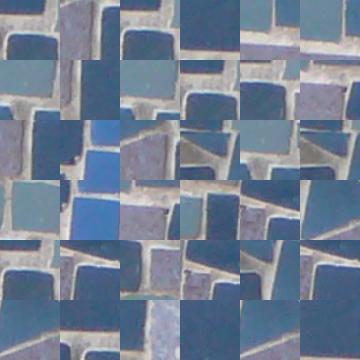
#> input picture assets/quilt_random.jpg, 360 x 360 px
$ python seam_finding.py --file ../assets/quilt_random.jpg --outsize 100 --patch_size 100
#> lines starting #> are read from the running program, lines starting #| are printed output that depends on the picture
### image_quilting/Quilting.py
from PIL import Image, ImageChops
import random
import numpy as np
from functools import wraps
from time import time


# [10 lines left out: function timeit, not called in this run]


class Quilt:
  def __init__(self, texture_path: str, target_path=None, patch_size=None, output_size=None, alpha=0.5):
#> called with texture_path = '../assets/quilt_random.jpg', patch_size = 120, output_size = 100, alpha = 0.5
    self.texture_image = Image.open(texture_path).convert('RGB')
#> self.texture_image is the input picture: PIL image 360x360 RGB; mean R, G, B 115.5, 129, 147.7
    self.texture_path = texture_path
    if target_path:
      self.target_image = Image.open(target_path)
    self.output_size = (output_size, output_size) if output_size else self.target_image.size
    self.output_image = Image.new('RGB', size=self.output_size)
#> self.output_image: PIL image 100x100 RGB; every value is 0
    self.patch_size = patch_size if patch_size else 50
    self.overlap = int(self.patch_size / 3)
    self.full_length = self.patch_size + self.overlap * 2
    self.ALPHA = alpha

  # [79 lines left out: functions get_random_texture_patch, patch_difference, find_path_matrix, find_mask, get_seam_merged, not called in this run]

  def save_output(self):
    self.output_image.save(self.texture_path[:-4] + '_' + str(random.randrange(0, 1000)))

### image_quilting/seam_finding.py
import random
import argparse
from image_quilting.Quilting import Quilt


class SeamFining(Quilt):
  def __init__(self, sample: str, outsize: int, patch_size: int):
    Quilt.__init__(self, texture_path=sample, output_size=outsize, patch_size=patch_size)

  def get_patch_by_similarity(self, patch, patch2=None):
    size = patch.size
    size_returned = self.patch_size + 2 * self.overlap
    min_difference = -1
    min_point = ()
    for _ in range(30):
      j = random.randrange(0, self.texture_image.size[0] - size_returned)
      i = random.randrange(0, self.texture_image.size[1] - size_returned)
      if patch2 is None:
        if size[0] < size[1]:
          test_region = self.texture_image.crop((j, i + self.overlap, j + self.overlap * 2, i + size_returned))
        else:
          test_region = self.texture_image.crop((j + self.overlap, i, j + size_returned, i + self.overlap * 2))
        difference = self.patch_difference(test_region, patch)
      else:
        test_region = self.texture_image.crop((j, i, j + size_returned, i + 2 * self.overlap))
        difference = self.patch_difference(patch, test_region)
        test_region = self.texture_image.crop((j, i + self.overlap * 2, j + self.overlap * 2, i + size_returned))
        difference += self.patch_difference(patch2, test_region)
      if difference < min_difference or min_difference < 0:
        min_difference = difference
        min_point = (j, i)
    return self.texture_image.crop(
      (min_point[0], min_point[1], min_point[0] + size_returned, min_point[1] + size_returned))

  def random_texture(self, size):
    i = random.randrange(0, self.texture_image.size[0] - size)
    j = random.randrange(0, self.texture_image.size[1] - size)
    return self.texture_image.crop((i, j, i + size, j + size))

  def find(self):
    for i in range(0, self.output_size[0], self.patch_size):
      for j in range(0, self.output_size[0], self.patch_size):
        if i == 0 and j == 0:
          self.output_image.paste(self.random_texture(self.patch_size + self.overlap),
                                  (0, 0, self.patch_size + self.overlap, self.patch_size + self.overlap))
        elif i == 0:
          region1 = self.output_image.crop(
            (j - self.overlap, i, j + self.overlap, i + self.overlap + self.patch_size))
          patch = self.get_patch_by_similarity(region1)
          region2 = patch.crop((0, self.overlap, 2 * self.overlap, self.overlap * 2 + self.patch_size))
          merged = self.get_seam_merged(region1, region2)
          self.output_image.paste(merged, (j - self.overlap, i, j + self.overlap, i + self.patch_size + self.overlap))
          self.output_image.paste(
            patch.crop(
              (2 * self.overlap, self.overlap, self.overlap * 2 + self.patch_size, self.overlap * 2 + self.patch_size)),
            (j + self.overlap, i, j + self.patch_size + self.overlap, i + self.patch_size + self.overlap)
          )
        elif j == 0:
          region1 = self.output_image.crop((j, i - self.overlap, j + self.overlap + self.patch_size, i + self.overlap))
          patch = self.get_patch_by_similarity(region1)
          region2 = patch.crop((self.overlap, 0, 2 * self.overlap + self.patch_size, 2 * self.overlap))
          merged = self.get_seam_merged(region1, region2, True)
          self.output_image.paste(merged, (j, i - self.overlap, j + self.overlap + self.patch_size, i + self.overlap))
          self.output_image.paste(
            patch.crop(
              (self.overlap, self.overlap * 2, self.overlap * 2 + self.patch_size, self.overlap * 2 + self.patch_size)
            ),
            (j, i + self.overlap, j + self.patch_size + self.overlap, i + self.patch_size + self.overlap)
          )
        else:
          region_up = self.output_image.crop(
            (j - self.overlap, i - self.overlap, j + self.patch_size + self.overlap, i + self.overlap))
          region_left = self.output_image.crop(
            (j - self.overlap, i + self.overlap, j + self.overlap, i + self.overlap + self.patch_size))
          patch = self.get_patch_by_similarity(region_up, region_left)
          region2 = patch.crop((0, 0, self.overlap * 2 + self.patch_size, self.overlap * 2))
          merged1 = self.get_seam_merged(region_up, region2, True)

          region2 = patch.crop((0, self.overlap * 2, self.overlap * 2, self.overlap * 2 + self.patch_size))
          merged2 = self.get_seam_merged(region_left, region2)
          self.output_image.paste(merged1,
                                  (j - self.overlap, i - self.overlap, j + self.patch_size + self.overlap,
                                   i + self.overlap))
          self.output_image.paste(merged2,
                                  (j - self.overlap, i + self.overlap, j + self.overlap,
                                   i + self.overlap + self.patch_size))
          self.output_image.paste(patch.crop(
            (2 * self.overlap, 2 * self.overlap, 2 * self.overlap + self.patch_size,
             2 * self.overlap + self.patch_size)),
            (j + self.overlap, i + self.overlap, j + self.overlap + self.patch_size, i + self.overlap + self.patch_size)
          )
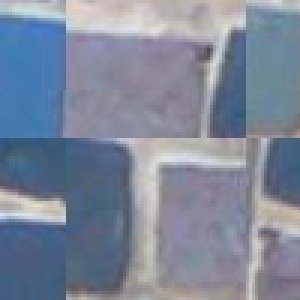
#> self.output_image: PIL image 100x100 RGB (shown 3 times larger); mean R, G, B 125.4, 135.3, 154.5
    return self.output_image


if __name__ == '__main__':
  parser = argparse.ArgumentParser(description="quilt random function")
  parser.add_argument('-f', '--file', required=True, type=str, help='path to texture image')
  parser.add_argument('-o', '--outsize', required=True, type=int, help='output size')
  parser.add_argument('-p', '--patch_size', required=True, type=int, help='patch size')
  args = vars(parser.parse_args())
  quilt_simple = SeamFining(args['file'], args['outsize'], 120)
  result = quilt_simple.find()
  result.save(args['file'][:-4] + '_seam.jpg')
  result.show()

$ run again, on assets/quilt_simple.jpg
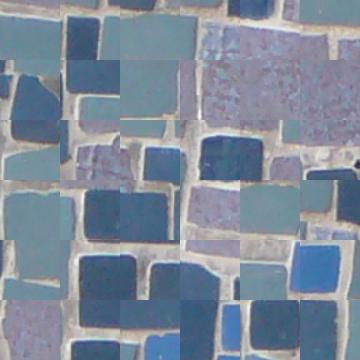
#> input picture assets/quilt_simple.jpg, 360 x 360 px
#> in __init__, self.texture_image is the input picture: PIL image 360x360 RGB; mean R, G, B 126.7, 138.5, 154.4
#> after the loop in find, `for i in range(0, self.output_size[0], self.patch_size):`:
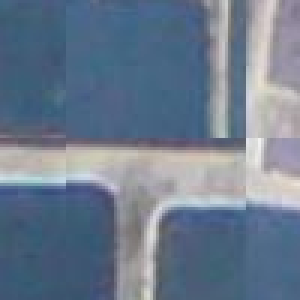
#> self.output_image: PIL image 100x100 RGB (shown 3 times larger); mean R, G, B 107.6, 123, 142.1
